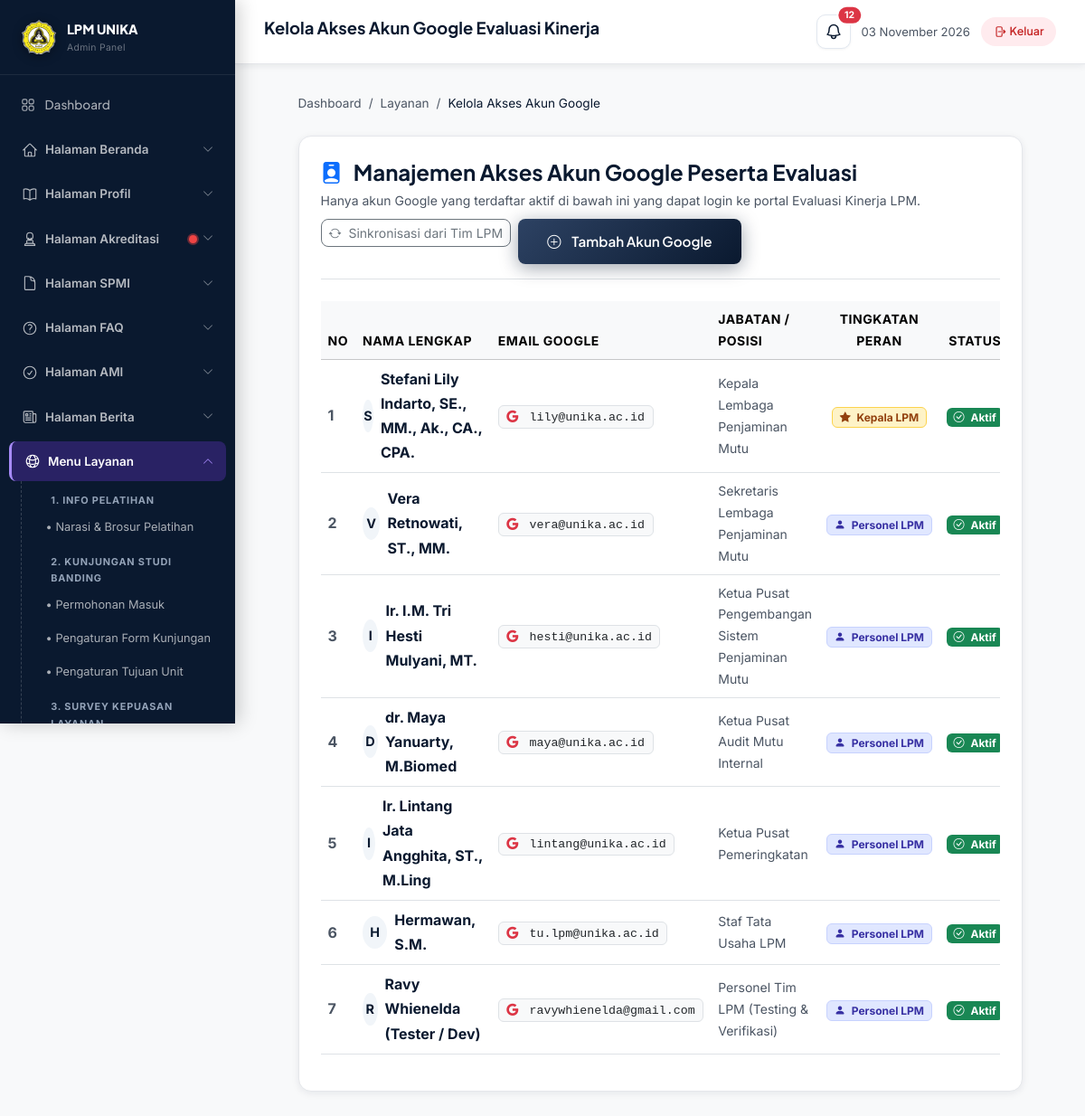
The page /admin/evaluasi-kinerja-akses.php (signed in) on the database its author committed.
### tables this page shows
CREATE TABLE `evaluasi_peserta` (
  `id` int NOT NULL AUTO_INCREMENT,
  `nama` varchar(150) NOT NULL,
  `email` varchar(191) NOT NULL,
  `jabatan` varchar(150) NOT NULL,
  `peran` enum('kepala','personel') NOT NULL DEFAULT 'personel',
  `avatar` varchar(255) DEFAULT NULL,
  `status` tinyint(1) NOT NULL DEFAULT '1',
  `created_at` datetime DEFAULT CURRENT_TIMESTAMP,
  `updated_at` datetime DEFAULT CURRENT_TIMESTAMP ON UPDATE CURRENT_TIMESTAMP,
  PRIMARY KEY (`id`),
  UNIQUE KEY `email` (`email`)
);

### config/database.php (called while the page is built, shortened)
<?php
function e(string $str): string {
    return htmlspecialchars($str, ENT_QUOTES, 'UTF-8');
}

### admin/evaluasi-kinerja-akses.php (the view, shortened to what this page needs)
<?php
$db = getDB();
$pesertaList = $db->query("SELECT * FROM evaluasi_peserta ORDER BY peran ASC, id ASC")->fetchAll(PDO::FETCH_ASSOC);
require_once __DIR__ . '/includes/admin-header.php';
?>
<div class="row justify-content-center">
    <div class="col-xl-11 col-lg-12">
        <div style="display:flex;align-items:center;gap:0.5rem;margin-bottom:1.5rem;font-size:0.85rem;color:var(--text-muted);">
            <a href="dashboard.php" style="color:var(--text-muted);">Dashboard</a>
            <span>/</span>
            <span>Layanan</span>
            <span>/</span>
            <span style="color:var(--navy);">Kelola Akses Akun Google</span>
        </div>
        <div class="admin-table-wrap p-4 mb-4">
            <div class="d-flex align-items-center justify-content-between pb-3 mb-4 border-bottom flex-wrap gap-2">
                <div>
                    <h4 class="fw-bold mb-1" style="color:var(--navy);">
                        <i class="bi bi-person-badge-fill text-primary me-2"></i> Manajemen Akses Akun Google Peserta Evaluasi
                    </h4>
                    <p class="text-muted mb-0 small">
                        Hanya akun Google yang terdaftar aktif di bawah ini yang dapat login ke portal Evaluasi Kinerja LPM.
                    </p>
                </div>
                <div class="d-flex gap-2">
                    <form method="POST" action="" onsubmit="return confirm('Sinkronkan seluruh data personel dari tabel Tim LPM?');">
                        <button type="submit" class="btn btn-sm btn-outline-secondary" style="border-radius:8px;">
                            <i class="bi bi-arrow-repeat me-1"></i> Sinkronisasi dari Tim LPM
                        </button>
                    </form>
                    <button type="button" class="btn btn-sm btn-hero-primary" data-bs-toggle="modal" data-bs-target="#modalTambahAkun" style="border-radius:8px;">
                        <i class="bi bi-plus-circle me-1"></i> Tambah Akun Google
                    </button>
                </div>
            </div>
            <div class="table-responsive">
                <table class="table align-middle table-hover">
                    <thead class="table-light text-uppercase small text-muted" style="letter-spacing:0.5px;">
                        <tr>
                            <th style="width:50px;">No</th>
                            <th>Nama Lengkap</th>
                            <th>Email Google</th>
                            <th>Jabatan / Posisi</th>
                            <th class="text-center" style="width:140px;">Tingkatan Peran</th>
                            <th class="text-center" style="width:110px;">Status</th>
                        </tr>
                    </thead>
                    <tbody>
                        <?php if (empty($pesertaList)): ?>
                        <tr>
                            <td colspan="7" class="text-center py-5 text-muted">
                                <i class="bi bi-people display-6 d-block mb-2"></i>
                                Belum ada akun peserta evaluasi yang didaftarkan.
                            </td>
                        </tr>
                        <?php else:
                            $no = 1;
                            foreach ($pesertaList as $p):
                        ?>
                        <tr>
                            <td class="text-muted fw-bold"><?= $no++ ?></td>
                            <td>
                                <div class="d-flex align-items-center gap-2">
                                    <div style="width:36px;height:36px;border-radius:50%;background:#F1F5F9;display:flex;align-items:center;justify-content:center;font-weight:700;color:var(--navy);font-size:0.9rem;">
                                        <?php if (!empty($p['avatar'])): ?>
                                            <img src="<?= e($p['avatar']) ?>" alt="Avatar" style="width:100%;height:100%;border-radius:50%;object-fit:cover;">
                                        <?php else: ?>
                                            <?= strtoupper(substr($p['nama'], 0, 1)) ?>
                                        <?php endif; ?>
                                    </div>
                                    <div class="fw-bold" style="color:var(--navy);"><?= e($p['nama']) ?></div>
                                </div>
                            </td>
                            <td>
                                <span class="badge bg-light text-dark border font-monospace" style="font-size:0.83rem;font-weight:500;">
                                    <i class="bi bi-google text-danger me-1"></i> <?= e($p['email']) ?>
                                </span>
                            </td>
                            <td class="text-muted small"><?= e($p['jabatan']) ?></td>
                            <td class="text-center">
                                <?php if ($p['peran'] === 'kepala'): ?>
                                    <span class="badge" style="background:#FEF3C7;color:#92400E;border:1px solid #FCD34D;font-size:0.75rem;">
                                        <i class="bi bi-star-fill me-1"></i> Kepala LPM
                                    </span>
                                <?php else: ?>
                                    <span class="badge" style="background:#E0E7FF;color:#3730A3;border:1px solid #C7D2FE;font-size:0.75rem;">
                                        <i class="bi bi-person-fill me-1"></i> Personel LPM
                                    </span>
                                <?php endif; ?>
                            </td>
                            <td class="text-center">
                                <?php if ((int)$p['status'] === 1): ?>
                                    <a href="<?= SITE_URL ?>/admin/evaluasi-kinerja-akses.php?action=toggle_status&id=<?= $p['id'] ?>" class="badge bg-success text-decoration-none" title="Klik untuk menonaktifkan">
                                        <i class="bi bi-check-circle me-1"></i> Aktif
                                    </a>
                                <?php else: ?>
                                    <a href="<?= SITE_URL ?>/admin/evaluasi-kinerja-akses.php?action=toggle_status&id=<?= $p['id'] ?>" class="badge bg-danger text-decoration-none" title="Klik untuk mengaktifkan">
                                        <i class="bi bi-x-circle me-1"></i> Nonaktif
                                    </a>
                                <?php endif; ?>
                            </td>
                        </tr>
                        <?php endforeach; ?>
                        <?php endif; ?>
                    </tbody>
                </table>
            </div>
        </div>
    </div>
</div>
<?php
require_once __DIR__ . '/includes/admin-footer.php';
?>

### assets/css/style.css (style rules this page uses)
:root { --navy: #0A192F; --navy-mid: #1B263B; --navy-light: #2D4263; --purple: #6A1B9A; --purple-dark: #4A148C; --purple-light: #9C27B0; --purple-glow: rgba(106, 27, 154, 0.15); --gold: #F59E0B; --bg-main: #F8F9FA; --bg-white: #FFFFFF; --text-primary: #0A192F; --text-muted: #4B5563; --text-light: #9CA3AF; --border: #E5E7EB; --shadow-sm: 0 2px 8px rgba(10, 25, 47, 0.08); --shadow-md: 0 4px 20px rgba(10, 25, 47, 0.12); --shadow-lg: 0 8px 40px rgba(10, 25, 47, 0.16); --shadow-purple: 0 4px 20px rgba(106, 27, 154, 0.25); --radius-sm: 8px; --radius-md: 14px; --radius-lg: 20px; --radius-xl: 28px; --transition: all 0.25s cubic-bezier(0.4, 0, 0.2, 1); --font-heading: 'Plus Jakarta Sans', sans-serif; --font-body: 'Inter', sans-serif; }
*, *::before, *::after { box-sizing: border-box; margin: 0; padding: 0; }
html { scroll-behavior: smooth; font-size: 16px; }
body { font-family: var(--font-body); background-color: var(--bg-main); color: var(--text-primary); line-height: 1.7; -webkit-font-smoothing: antialiased; overflow-x: hidden; }
h1, h2, h3, h4, h5, h6 { font-family: var(--font-heading); font-weight: 700; line-height: 1.3; color: var(--navy); }
.text-muted { color: var(--text-muted) !important; }
.btn-hero-primary { background: linear-gradient(135deg, var(--navy-light), var(--navy)); color: #fff; font-family: var(--font-heading); font-weight: 600; font-size: 0.95rem; padding: 0.85rem 2rem; border-radius: 50px; border: none; cursor: pointer; box-shadow: 0 4px 20px rgba(10,25,47,0.4); transition: var(--transition); display: inline-flex; align-items: center; gap: 8px; }
.admin-table-wrap { background: var(--bg-white); border: 1px solid var(--border); border-radius: var(--radius-md); box-shadow: var(--shadow-sm); overflow: hidden; }

### admin/includes/admin-header.php (style rules this page uses)
html, body, .admin-sidebar, .admin-content { scroll-behavior: auto !important; }

### rows shown on the page
evaluasi_peserta: nama "S", nama "Stefani Lily Indarto, SE., MM., Ak., CA., CPA.", email "lily@unika.ac.id", jabatan "Kepala Lembaga Penjaminan Mutu", peran "kepala" (drawn)
evaluasi_peserta: nama "V", nama "Vera Retnowati, ST., MM.", email "vera@unika.ac.id", jabatan "Sekretaris Lembaga Penjaminan Mutu", peran "personel" (drawn)
evaluasi_peserta: nama "I", nama "Ir. I.M. Tri Hesti Mulyani, MT.", email "hesti@unika.ac.id", jabatan "Ketua Pusat Pengembangan Sistem Penjaminan Mutu", peran "personel" (drawn)
evaluasi_peserta: nama "D", nama "dr. Maya Yanuarty, M.Biomed", email "maya@unika.ac.id", jabatan "Ketua Pusat Audit Mutu Internal", peran "personel" (drawn)
evaluasi_peserta: nama "I", nama "Ir. Lintang Jata Angghita, ST., M.Ling", email "lintang@unika.ac.id", jabatan "Ketua Pusat Pemeringkatan", peran "personel" (drawn)
evaluasi_peserta: nama "H", nama "Hermawan, S.M.", email "tu.lpm@unika.ac.id", jabatan "Staf Tata Usaha LPM", peran "personel" (drawn)
evaluasi_peserta: nama "R", nama "Ravy Whienelda (Tester / Dev)", email "ravywhienelda@gmail.com", jabatan "Personel Tim LPM (Testing & Verifikasi)", peran "personel" (drawn)

### other values the page prints
$admin_page_title "Kelola Akses Akun Google Evaluasi Kinerja"
$accred_nav_alerts['total'] "12"
